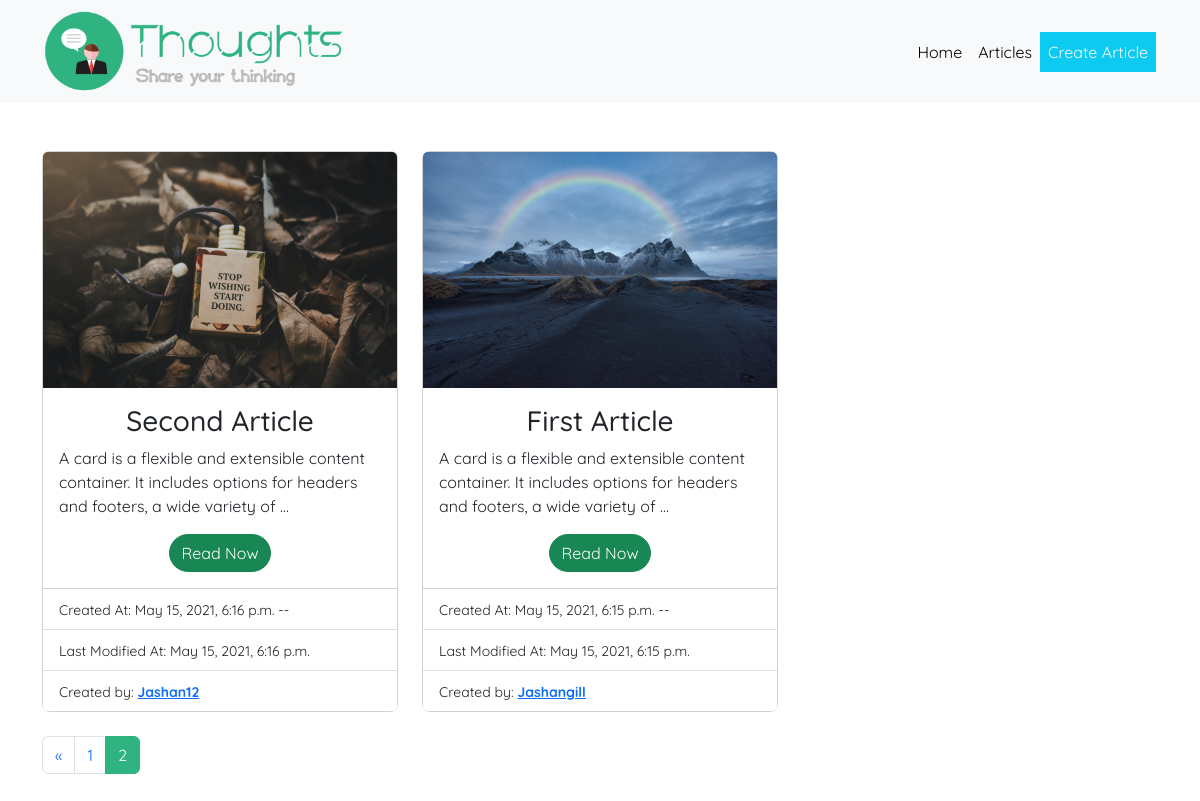
The app's page /articles/?page=2 (signed in), older data.
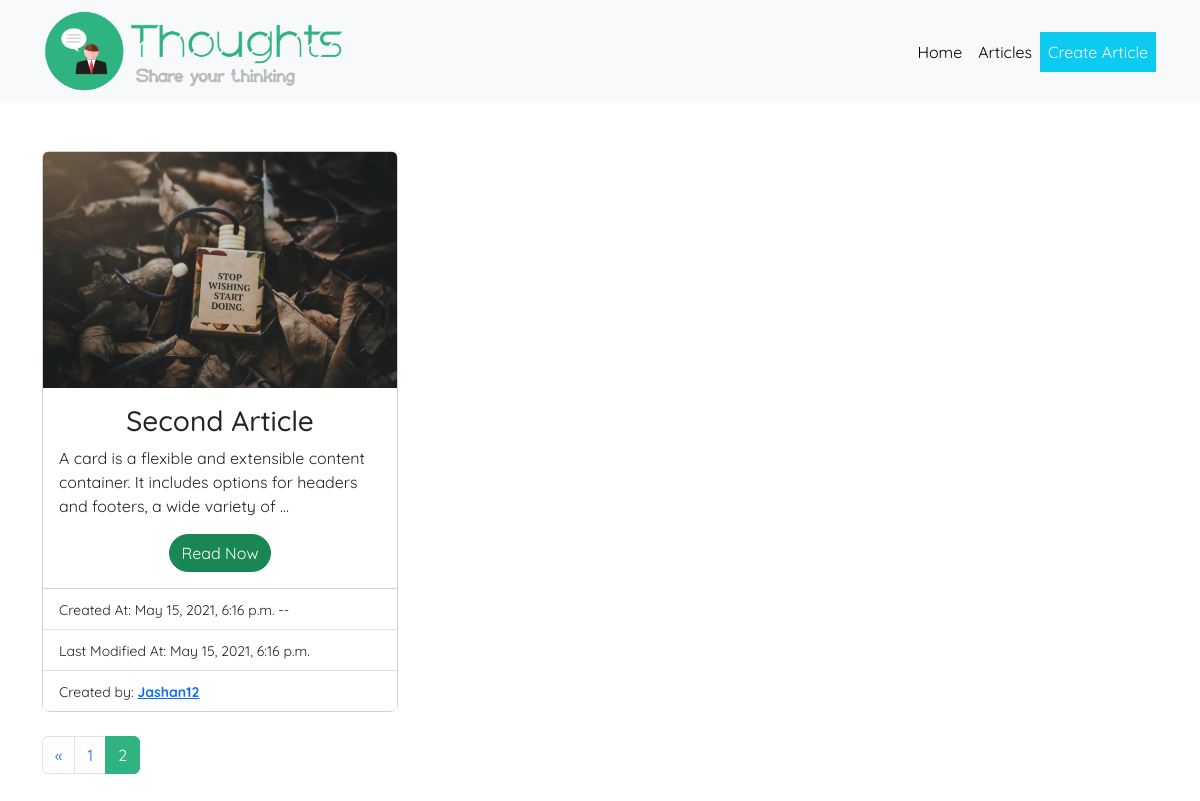
The same page, newer data.
### article/models.py (models this page shows, shortened)
class Article(models.Model):
    title = models.CharField(max_length=256)
    cover_image = models.ImageField(upload_to="article/images/")
    body = models.TextField(null=True)
    modifiedAt = models.DateTimeField(auto_now=True, null=True)
    createdAt = models.DateTimeField(auto_now_add=True, null=True)
    featured = models.BooleanField(default=False)
    user = models.ForeignKey(User, on_delete=models.CASCADE)

### article/views.py (the view)
# urls.py: path("articles/", views.articles, name="article.articles"),
@login_required
def articles(request):
    articles = Article.objects.all().order_by("-createdAt")
    paginator = Paginator(articles, 3)
    page_number = request.GET.get("page")
    page_obj = paginator.get_page(page_number)
    totalNum = page_obj.paginator.num_pages
    context = {
        "page_obj": page_obj,
        "range": range(1, totalNum+1),
    }
    return render(request, "article/articles.html", context)

### article/templates/article/articles.html (shortened to what this page needs)
{% extends 'base/base.html' %} {% block title %} Articles {% endblock title %}
{% block content %}
<div class="row">
  {% for article in page_obj %}
  <div class="col-12 col-md-4">
    <div class="card rounded-3 mb-4">
      <img
        src="{{article.cover_image.url}}"
        class="card-img-top"
        alt="{{article.title}}"
      />
      <div class="card-body">
        <h3 class="card-title text-center">
          {{article.title|truncatewords:3 }}
        </h3>
        <p class="card-text">{{article.body|truncatewords:20}}</p>
        <div class="text-center">
          <a
            href="{% url 'article.article_detail' article.id  %}"
            class="btn btn-success rounded-pill"
            >Read Now</a
          >
        </div>
      </div>
      <ul class="list-group list-group-flush">
        <li class="list-group-item">
          <small> Created At: {{article.createdAt}} -- {{admin}} </small>
        </li>
        <li class="list-group-item">
          <small> Last Modified At: {{article.modifiedAt}} </small>
        </li>
      <li class="list-group-item">
          <small> Created by: <a class="text-capitalize fw-bolder" href="{% url 'user.user_profile' article.user.username %}"> {{article.user.username}} </a>
          </small>
      </li>
      </ul>
    </div>
  </div>
  {% endfor %}
</div>
<div class="pagination">
  <ul class="pagination">
    {% if page_obj.has_previous %}
    <li class="page-item">
      <a
        href="?page={{ page_obj.previous_page_number }}"
        class="page-link"
        href="{{ page_obj.previous_page_number }}"
        >&laquo;</a
      >
    </li>
    {% endif %} {% for num in range %}
    <li class="page-item {% if num == page_obj.number %} active {% endif %}">
      <a href="?page={{num}}" class="page-link">{{num}}</a>
    </li>
    {% endfor %}
  </ul>
</div>
{% endblock content %}

Row changes from the older to the newer data that the page shows:
removed Article: cover_image (picture), title "First Article", body "A card is a flexible and extensible content container. It includes options for headers and footers, a wide variety of …", createdAt "May 15, 2021, 6:15 p.m.", modifiedAt "May 15, 2021, 6:15 p.m.", user.username "Jashangill"
